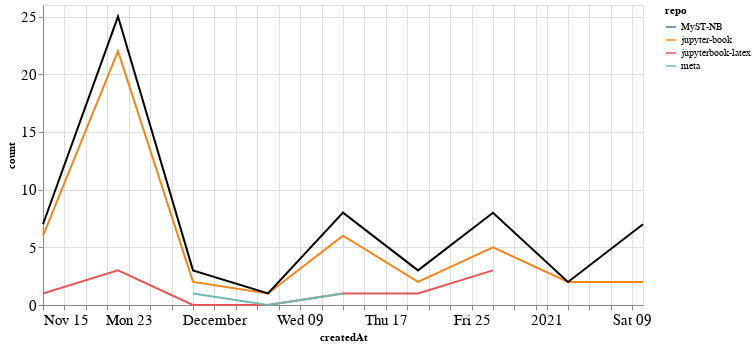

Notebook source saved alongside this figure:
### Markdown cell above
### Comments

### Code cell
comments_time = comments.groupby('repo').resample('W', on='createdAt').count()['author'].reset_index()
comments_time = comments_time.rename(columns={'author': 'count'})
comments_time_total = comments_time.groupby('createdAt').agg({"count": "sum"}).reset_index()
ch1 = alt.Chart(comments_time, width=600).mark_line().encode(
    x='createdAt',
    y='count',
    color='repo',
    tooltip="repo"
)

ch2 = alt.Chart(comments_time_total, width=600).mark_line(color="black").encode(
    x='createdAt',
    y='count',
)

ch1 + ch2

### Figure 1 — Vega-Lite specification as saved in the notebook (floating-point values rounded to 4 significant figures)
{"config": {"axisLeft": {"labelFontSize": 15}, "axisBottom": {"labelFontSize": 15}}, "layer": [{"data": {"name": "data-75db497f446e86215966d8172cde0f2b"}, "mark": "line", "encoding": {"color": {"type": "nominal", "field": "repo"}, "tooltip": {"type": "nominal", "field": "repo"}, "x": {"type": "temporal", "field": "createdAt"}, "y": {"type": "quantitative", "field": "count"}}, "width": 600}, {"data": {"name": "data-70b19ba2d98664bd8a3fc05e50d35ae7"}, "mark": {"type": "line", "color": "black"}, "encoding": {"x": {"type": "temporal", "field": "createdAt"}, "y": {"type": "quantitative", "field": "count"}}, "width": 600}], "$schema": "https://vega.github.io/schema/vega-lite/v4.8.1.json", "datasets": {"data-75db497f446e86215966d8172cde0f2b": [{"repo": "MyST-NB", "createdAt": "2021-01-10T00:00:00", "count": 5}, {"repo": "jupyter-book", "createdAt": "2020-11-15T00:00:00", "count": 6}, {"repo": "jupyter-book", "createdAt": "2020-11-22T00:00:00", "count": 22}, {"repo": "jupyter-book", "createdAt": "2020-11-29T00:00:00", "count": 2}, {"repo": "jupyter-book", "createdAt": "2020-12-06T00:00:00", "count": 1}, {"repo": "jupyter-book", "createdAt": "2020-12-13T00:00:00", "count": 6}, {"repo": "jupyter-book", "createdAt": "2020-12-20T00:00:00", "count": 2}, {"repo": "jupyter-book", "createdAt": "2020-12-27T00:00:00", "count": 5}, {"repo": "jupyter-book", "createdAt": "2021-01-03T00:00:00", "count": 2}, {"repo": "jupyter-book", "createdAt": "2021-01-10T00:00:00", "count": 2}, {"repo": "jupyterbook-latex", "createdAt": "2020-11-15T00:00:00", "count": 1}, {"repo": "jupyterbook-latex", "createdAt": "2020-11-22T00:00:00", "count": 3}, {"repo": "jupyterbook-latex", "createdAt": "2020-11-29T00:00:00", "count": 0}, {"repo": "jupyterbook-latex", "createdAt": "2020-12-06T00:00:00", "count": 0}, {"repo": "jupyterbook-latex", "createdAt": "2020-12-13T00:00:00", "count": 1}, {"repo": "jupyterbook-latex", "createdAt": "2020-12-20T00:00:00", "count": 1}, {"repo": "jupyterbook-latex", "createdAt": "2020-12-27T00:00:00", "count": 3}, {"repo": "meta", "createdAt": "2020-11-29T00:00:00", "count": 1}, {"repo": "meta", "createdAt": "2020-12-06T00:00:00", "count": 0}, {"repo": "meta", "createdAt": "2020-12-13T00:00:00", "count": 1}], "data-70b19ba2d98664bd8a3fc05e50d35ae7": [{"createdAt": "2020-11-15T00:00:00", "count": 7}, {"createdAt": "2020-11-22T00:00:00", "count": 25}, {"createdAt": "2020-11-29T00:00:00", "count": 3}, {"createdAt": "2020-12-06T00:00:00", "count": 1}, {"createdAt": "2020-12-13T00:00:00", "count": 8}, {"createdAt": "2020-12-20T00:00:00", "count": 3}, {"createdAt": "2020-12-27T00:00:00", "count": 8}, {"createdAt": "2021-01-03T00:00:00", "count": 2}, {"createdAt": "2021-01-10T00:00:00", "count": 7}]}}
